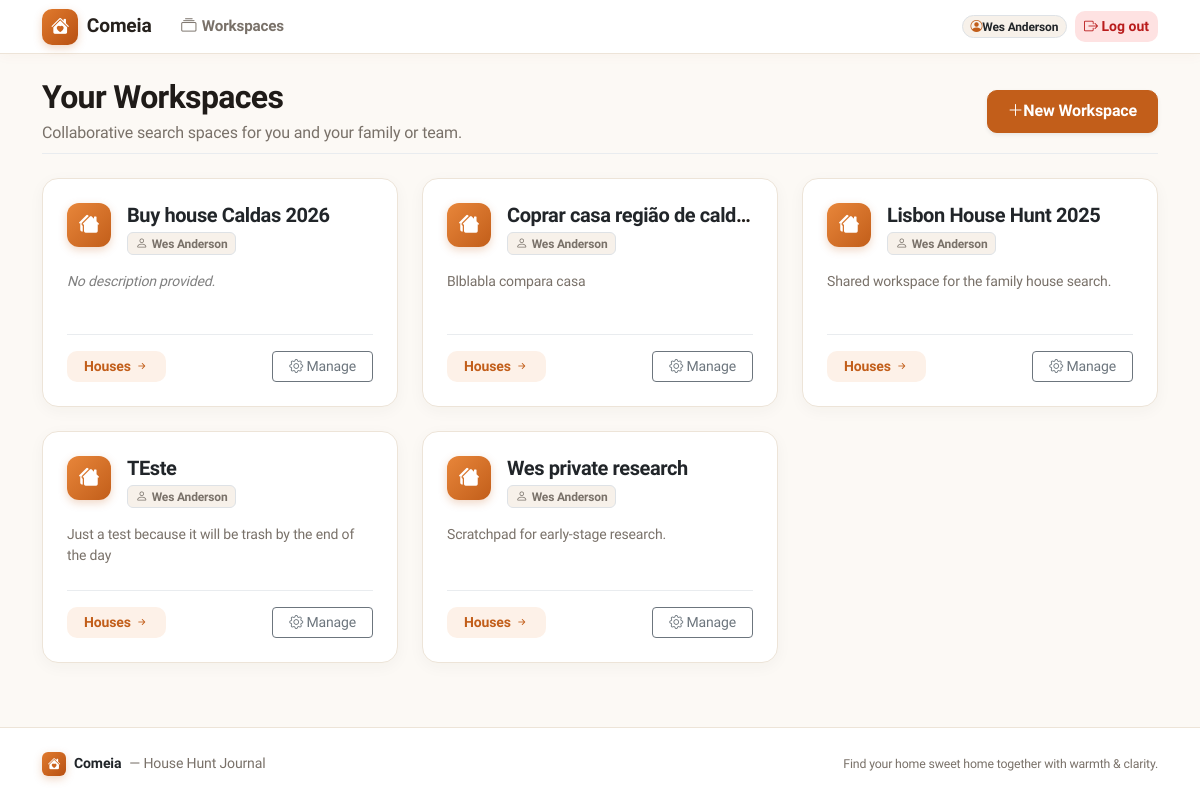
The page /accounts/workspaces/ (signed in) on the database its author committed.
### accounts/models.py (models this page shows, shortened)
class User(AbstractUser):
    """Custom user model.

    Declared up-front so the project can extend it later without a painful
    migration.  Currently it adds nothing beyond :class:`AbstractUser`.
    """

class Workspace(models.Model):
    name = models.CharField(max_length=120)
    slug = models.SlugField(max_length=140, unique=True, blank=True)
    description = models.TextField(blank=True)
    created_by = models.ForeignKey(
        settings.AUTH_USER_MODEL,
        on_delete=models.PROTECT,
        related_name="created_workspaces",
    )
    created_at = models.DateTimeField(auto_now_add=True)
    updated_at = models.DateTimeField(auto_now=True)
    class Meta:
        ordering = ("name",)
        verbose_name = _("workspace")
        verbose_name_plural = _("workspaces")

### accounts/views.py (the view)
# urls.py: path("workspaces/", views.WorkspaceListView.as_view(), name="workspace_list"),
class WorkspaceListView(LoginRequiredMixin, ListView):
    template_name = "accounts/workspace_list.html"
    context_object_name = "workspaces"
    def get_queryset(self) -> QuerySet[Workspace]:
        return (
            Workspace.objects.filter(memberships__user=self.request.user)
            .select_related("created_by")
            .order_by("name")
        )

### templates/accounts/workspace_list.html (shortened to what this page needs)
{% extends "base.html" %}
{% block content %}
<div class="d-flex flex-column flex-sm-row justify-content-between align-items-sm-center gap-3 mb-4 pb-2 border-bottom border-light-subtle">
    <div>
        <h1 class="h2 font-heading mb-1">Your Workspaces</h1>
        <p class="text-muted-warm mb-0">Collaborative search spaces for you and your family or team.</p>
    </div>
    <div>
        <a href="{% url 'accounts:workspace_create' %}" class="btn btn-primary d-inline-flex align-items-center gap-1.5 shadow-sm">
            <i class="bi bi-plus-lg"></i>
            <span>New Workspace</span>
        </a>
    </div>
</div>
{% if workspaces %}
    <div class="row row-cols-1 row-cols-md-2 row-cols-lg-3 g-4">
        {% for ws in workspaces %}
            <div class="col">
                <div class="card card-cozy card-cozy-hover h-100 d-flex flex-column">
                    <div class="card-body p-4 d-flex flex-column">
                        <div class="d-flex align-items-start gap-3 mb-3">
                            <div class="brand-logo-icon flex-shrink-0" style="background: linear-gradient(135deg, #e8863a, #c25e1a); width: 44px; height: 44px; border-radius: 12px; font-size: 1.25rem;">
                                <i class="bi bi-houses-fill"></i>
                            </div>
                            <div class="flex-grow-1 overflow-hidden">
                                <h2 class="h5 font-heading text-truncate mb-1">
                                    <a href="{% url 'accounts:workspace_detail' ws.slug %}" class="text-dark text-decoration-none stretched-link">
                                        {{ ws.name }}
                                    </a>
                                </h2>
                                <span class="badge bg-surface text-muted-warm border small">
                                    <i class="bi bi-person me-1"></i>{{ ws.created_by.get_full_name|default:ws.created_by.username }}
                                </span>
                            </div>
                        </div>
                        <p class="text-muted-warm small flex-grow-1 mb-4" style="min-height: 2.8em;">
                            {% if ws.description %}
                                {{ ws.description|truncatewords:25 }}
                            {% else %}
                                <span class="fst-italic text-black-50">No description provided.</span>
                            {% endif %}
                        </p>
                        <div class="d-flex align-items-center justify-content-between pt-3 border-top border-light-subtle position-relative" style="z-index: 2;">
                            <a href="{% url 'properties:house_list' ws.slug %}" class="btn btn-sm btn-soft-primary px-3 py-1.5 d-inline-flex align-items-center gap-1">
                                <span>Houses</span>
                                <i class="bi bi-arrow-right-short"></i>
                            </a>
                            <a href="{% url 'accounts:workspace_detail' ws.slug %}" class="btn btn-sm btn-outline-secondary px-3 py-1.5">
                                <i class="bi bi-gear"></i> Manage
                            </a>
                        </div>
                    </div>
                </div>
            </div>
        {% endfor %}
    </div>
{% endif %}
{% endblock %}

### templates/base.html (shortened to what this page needs)
{% load static %}
<!doctype html>
<html lang="en">
<head>
    <link href="https://cdn.jsdelivr.net/npm/bootstrap@5.3.3/dist/css/bootstrap.min.css" rel="stylesheet">
    <link rel="stylesheet" href="https://cdn.jsdelivr.net/npm/bootstrap-icons@1.11.3/font/bootstrap-icons.min.css">
</head>
<body>
<header class="navbar navbar-expand-lg navbar-comeia sticky-top">
    <div class="container-xl">
        <a class="brand-text" href="{% url 'accounts:workspace_list' %}">
            <span class="brand-logo-icon"><i class="bi bi-house-heart-fill"></i></span>
            <span>Comeia</span>
        </a>
        <div class="collapse navbar-collapse" id="navbarComeiaNav">
            <div class="navbar-nav me-auto align-items-lg-center ms-lg-3 mt-2 mt-lg-0 gap-1">
                {% if workspace %}
                    <div class="d-flex align-items-center me-2 my-1 my-lg-0">
                        <a href="{% url 'accounts:workspace_detail' workspace.slug %}" class="workspace-chip" title="Active workspace">
                            <i class="bi bi-grid-1x2-fill text-primary-warm"></i>
                            <span class="text-truncate" style="max-width: 180px;">{{ workspace.name }}</span>
                        </a>
                    </div>
                    <a class="nav-link-cozy" href="{% url 'properties:house_list' workspace.slug %}">
                        <i class="bi bi-houses"></i> Houses
                    </a>
                    <a class="nav-link-cozy" href="{% url 'properties:feature_list' workspace.slug %}">
                        <i class="bi bi-sliders2"></i> Feature Catalog
                    </a>
                    <a class="nav-link-cozy" href="{% url 'accounts:workspace_detail' workspace.slug %}">
                        <i class="bi bi-people"></i> Team
                    </a>
                {% else %}
                    <a class="nav-link-cozy" href="{% url 'accounts:workspace_list' %}">
                        <i class="bi bi-collection"></i> Workspaces
                    </a>
                {% endif %}
            </div>
            <div class="navbar-nav ms-auto align-items-lg-center gap-2 mt-3 mt-lg-0">
                {% if user.is_authenticated %}
                    <div class="d-flex align-items-center gap-2">
                        <span class="badge bg-surface text-dark border px-2.5 py-1.5 d-inline-flex align-items-center gap-1.5" style="border-radius: 12px; font-weight: 600;">
                            <i class="bi bi-person-circle text-primary-warm"></i> {{ user.get_full_name|default:user.username }}
                        </span>
                        <form method="post" action="{% url 'accounts:logout' %}" class="d-inline m-0">
                            <button type="submit" class="btn btn-sm btn-soft-danger px-2.5 py-1" title="Log out">
                                <i class="bi bi-box-arrow-right"></i> Log out
                            </button>
                        </form>
                    </div>
                {% endif %}
            </div>
        </div>
    </div>
</header>
<main class="container-xl py-4 flex-grow-1">
    {% block content %}{% endblock %}
</main>
<footer class="footer-comeia">
    <div class="container-xl d-flex flex-column flex-sm-row justify-content-between align-items-center gap-2">
        <div class="d-flex align-items-center gap-2">
            <span class="brand-logo-icon" style="width: 24px; height: 24px; font-size: 0.8rem; border-radius: 6px;"><i class="bi bi-house-heart-fill"></i></span>
            <span class="fw-bold text-dark">Comeia</span>
            <span class="text-muted-warm">— House Hunt Journal</span>
        </div>
        <div class="text-muted-warm small">
            Find your home sweet home together with warmth & clarity.
        </div>
    </div>
</footer>
</body>
</html>

### templates/base.html (style rules this page uses)
:root { --comeia-primary: #c25e1a; --comeia-primary-hover: #a94f13; --comeia-primary-light: #fdf1e8; --comeia-primary-rgb: 194, 94, 26; --comeia-accent: #d97706; --comeia-accent-light: #fef3c7; --comeia-bg: #fcf9f5; --comeia-card-bg: #ffffff; --comeia-surface: #f7f1ea; --comeia-border: #ede4d8; --comeia-border-subtle: #f2ebe1; --comeia-text: #2c2825; --comeia-muted: #797169; --comeia-forest: #2b6e4f; --comeia-forest-light: #eaf5ef; --bs-primary: #c25e1a; --bs-primary-rgb: 194, 94, 26; --bs-body-font-family: 'Plus Jakarta Sans', system-ui, -apple-system, sans-serif; }
body { font-family: var(--bs-body-font-family); background-color: var(--comeia-bg); color: var(--comeia-text); min-height: 100vh; display: flex; flex-direction: column; letter-spacing: -0.01em; }
h1, h2, h3, h4, .font-heading { font-weight: 700; color: #1f1b18; letter-spacing: -0.02em; }
.navbar-comeia { background-color: #ffffff; border-bottom: 1px solid var(--comeia-border); box-shadow: 0 2px 12px rgba(180, 83, 9, 0.04); }
.brand-logo-icon { display: inline-flex; align-items: center; justify-content: center; width: 36px; height: 36px; background: linear-gradient(135deg, #e07a2d, #b85012); color: white; border-radius: 10px; font-size: 1.15rem; box-shadow: 0 3px 8px rgba(194, 94, 26, 0.25); }
.brand-text { font-weight: 800; font-size: 1.2rem; color: #26211d; text-decoration: none; display: flex; align-items: center; gap: 0.55rem; }
.nav-link-cozy { color: var(--comeia-muted); font-weight: 600; font-size: 0.95rem; padding: 0.45rem 0.85rem; border-radius: 8px; transition: all 0.15s ease-in-out; text-decoration: none; display: inline-flex; align-items: center; gap: 0.35rem; }
.card-cozy { background-color: var(--comeia-card-bg); border: 1px solid var(--comeia-border); border-radius: 16px; box-shadow: 0 4px 16px rgba(60, 40, 20, 0.04); transition: transform 0.15s ease, box-shadow 0.15s ease; }
.btn-primary { background-color: var(--comeia-primary); border-color: var(--comeia-primary); color: #ffffff; font-weight: 600; border-radius: 10px; padding: 0.55rem 1.25rem; transition: all 0.15s ease-in-out; box-shadow: 0 2px 6px rgba(194, 94, 26, 0.2); }
.btn-soft-primary { background-color: var(--comeia-primary-light); color: var(--comeia-primary); border: 1px solid transparent; font-weight: 600; border-radius: 10px; }
.btn-soft-danger { background-color: #fee2e2; color: #b91c1c; border: 1px solid transparent; font-weight: 600; border-radius: 10px; }
footer.footer-comeia { background-color: #ffffff; border-top: 1px solid var(--comeia-border); padding: 1.5rem 0; margin-top: auto; color: var(--comeia-muted); font-size: 0.88rem; }
.bg-surface { background-color: var(--comeia-surface); }
.text-primary-warm { color: var(--comeia-primary) !important; }
.text-muted-warm { color: var(--comeia-muted) !important; }

### rows shown on the page
User: get_full_name "Wes Anderson"
Workspace: name "Buy house Caldas 2026", created_by.get_full_name "Wes Anderson", description "No description provided."
Workspace: name "Coprar casa região de cald…", created_by.get_full_name "Wes Anderson", description "Blblabla compara casa"
Workspace: name "Lisbon House Hunt 2025", created_by.get_full_name "Wes Anderson", description "Shared workspace for the family house search."
Workspace: name "TEste", created_by.get_full_name "Wes Anderson", description "Just a test because it will be trash by the end of the day"
Workspace: name "Wes private research", created_by.get_full_name "Wes Anderson", description "Scratchpad for early-stage research."
